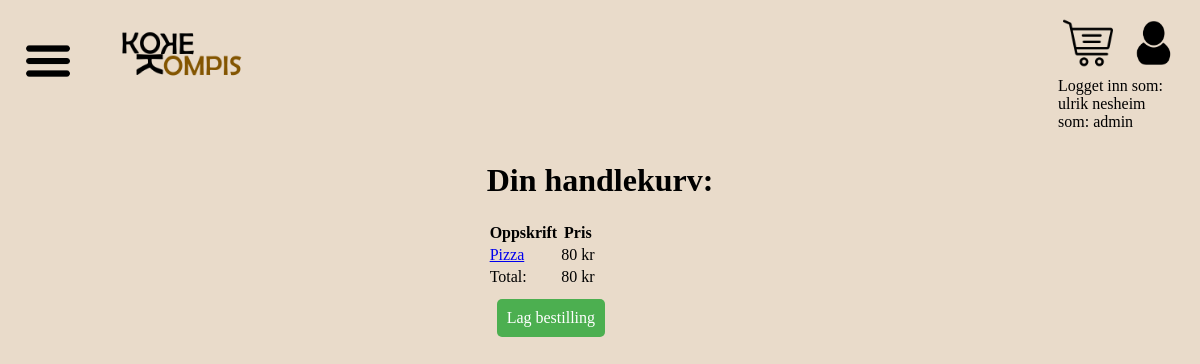
The app's page /handlekurv.php (signed in) with its own data.
### tables this page shows
CREATE TABLE `brukere` (
  `id` int(11) NOT NULL AUTO_INCREMENT,
  `brukernavn` varchar(45) NOT NULL,
  `passord` varchar(45) NOT NULL,
  `navn` varchar(80) NOT NULL,
  `epost` varchar(100) DEFAULT NULL,
  `telefon` varchar(45) DEFAULT NULL,
  `adresse` varchar(45) DEFAULT NULL,
  `postnummer` int(11) DEFAULT NULL,
  `poststed` varchar(45) DEFAULT NULL,
  `rolle_id` int(11) NOT NULL,
  PRIMARY KEY (`id`),
  KEY `rolle_id_idx` (`rolle_id`),
  CONSTRAINT `rolle_id_fk` FOREIGN KEY (`rolle_id`) REFERENCES `roller` (`id`) ON DELETE NO ACTION ON UPDATE NO ACTION
);

CREATE TABLE `roller` (
  `id` int(11) NOT NULL AUTO_INCREMENT,
  `rolle` enum('kunde','kokk','admin') NOT NULL,
  PRIMARY KEY (`id`)
);

CREATE TABLE `handlekurv` (
  `id` int(11) NOT NULL AUTO_INCREMENT,
  `bruker_id` int(11) NOT NULL,
  `oppskrift_id` int(11) NOT NULL,
  `pris_i_handlekurv` int(11) NOT NULL,
  PRIMARY KEY (`id`),
  KEY `bruker_id_fk_idx` (`bruker_id`),
  KEY `oppskrift_id_fk_idx` (`oppskrift_id`),
  CONSTRAINT `handlekurv_bruker_id_fk` FOREIGN KEY (`bruker_id`) REFERENCES `brukere` (`id`) ON DELETE NO ACTION ON UPDATE NO ACTION,
  CONSTRAINT `handlekurv_oppskrift_id_fk` FOREIGN KEY (`oppskrift_id`) REFERENCES `oppskrifter` (`id`) ON DELETE NO ACTION ON UPDATE NO ACTION
);

CREATE TABLE `oppskrifter` (
  `id` int(11) NOT NULL AUTO_INCREMENT,
  `tittel` varchar(45) NOT NULL,
  `bilde_url` varchar(45) DEFAULT NULL,
  `utgitt_dato` datetime NOT NULL,
  `vanskelighetsgrad` varchar(45) NOT NULL,
  `anbefalt_porsjoner` int(11) NOT NULL,
  `kategori_id` int(11) NOT NULL,
  `beregnet_tid` varchar(45) NOT NULL,
  `pris` decimal(10,2) NOT NULL DEFAULT 0.00,
  `fremgangsmåte` text DEFAULT NULL,
  PRIMARY KEY (`id`),
  KEY `fk_oppskrifter_kategori1_idx` (`kategori_id`),
  CONSTRAINT `fk_oppskrifter_kategori1` FOREIGN KEY (`kategori_id`) REFERENCES `kategori` (`id`) ON DELETE NO ACTION ON UPDATE NO ACTION
);

### handlekurv.php (the view, shortened to what this page needs)
<!DOCTYPE html>
<html lang="en">
<head>
    <link rel="stylesheet" href="css/style.css">
</head>
<body>
<header>
        <div>
            <div class="menu-container">
                <img class="img-icon menu-icon" src="images/icon-img/menu_icon.png" alt="menu icon">
            </div>
            <a href="index.php"><img class="logo" src="images/logo/kokekompis.png" alt="menu icon"></a>
        </div>
        <div class="space_between">
            <div>
                <a href="handlekurv.php"><img class="img-icon" src="images/icon-img/handlekurv.png"
                        alt="profile icon"></a>
                <a href="log_inn.php"><img class="img-icon" src="images/icon-img/profile_icon.png"
                        alt="profile icon"></a>
                <div class="user-info">
                    <?php
                    require_once "includes/dbh.inc.php";
                    require_once "includes/common.php";
                    if (isset($_SESSION['bruker_id'])) {
                        $bruker_id = show_userinfo($_SESSION['bruker_id']);
                        if ($bruker_id) {
                            echo $bruker_id;
                        } else {
                            echo "ukjent feil, fikk ikke svar fra show user info";
                        }
                    } else {
                        echo "Du er ikke logget inn";
                    }
                    ?>
                </div>
            </div>
        </div>
    </header>
    <div class="center">
        <div class="handlekurv">
            <table width='100%'>
                <?php
                require "includes/dbh.inc.php";
                if (isset($_SESSION['bruker_id'])) {
                $bruker_id = $_SESSION['bruker_id'];
            }
                $query = "SELECT handlekurv.pris_i_handlekurv, oppskrifter.id, oppskrifter.tittel
                FROM handlekurv
                INNER JOIN oppskrifter ON oppskrifter.id = handlekurv.oppskrift_id WHERE handlekurv.bruker_id = :bruker_id";
                $stmt = $pdo->prepare($query);
                $stmt->bindParam(":bruker_id", $bruker_id);
                $stmt->execute();
                $result = $stmt->fetchAll(PDO::FETCH_ASSOC);
                echo "<h1>Din handlekurv:</h1>";
                echo "<table>";
                echo "<tr>";
                echo "<th>Oppskrift</th>";
                echo "<th>Pris</th>";
                echo "</tr>";
                $total = 0;
                foreach ($result as $oppskrift) {
                    $pris = $oppskrift['pris_i_handlekurv'];
                    $oppskrift_id = $oppskrift['id'];
                    $oppskrift_tittel = $oppskrift['tittel'];
                    $total += $pris;
                    echo "<tr>";
                    echo "<td><a href='oppskrift_side.php?id=$oppskrift_id'>$oppskrift_tittel</a></td>";
                    echo "<td>$pris kr  </td>\n";
                    echo "</tr>";
                }
                echo "<tr>";
                echo "<td>Total:</td>";
                echo "<td>$total kr</td>";
                echo "</tr>";
                echo "</table>";
                echo "<a href='lag_bestilling_handler.php' class='button'>Lag bestilling</a>";
                ?>
        </div>
    </div>
</body>
</html>

### includes/common.php (shortened to what this page needs)
<?php
function getbrukerinfo($id)
{
    try {
        require "dbh.inc.php";
        $query = "SELECT brukere.brukernavn, brukere.navn, roller.rolle
              FROM brukere
              INNER JOIN roller ON brukere.rolle_id = roller.id
              WHERE brukere.id = :id";
        $stmt = $pdo->prepare($query);
        $stmt->bindParam(":id", $id);
        $stmt->execute();
        $result = $stmt->fetch(PDO::FETCH_ASSOC);
        if (empty($result)) {
            return (null);
        } else {
            $brukerinfo = array("brukernavn" => $result["brukernavn"],
            "rolle" => $result["rolle"],
            "navn" => $result["navn"]);
            return ($brukerinfo);
        }
    } catch (PDOException $e) {
        return (null);
    }
}
function show_userinfo ($id) {
    if (isset($id)) {
        $info = getbrukerinfo($id);
        return "<span>Logget inn som: <br> $info[navn] <br> som: $info[rolle]</span>";
    } else {
        return "Du er ikke logget inn";
    }
}
?>

### css/style.css (style rules this page uses)
body { background-color: rgb(233, 219, 202); }
header { display: flex; justify-content: space-between; margin: 5px; padding: 5px; }
.img-icon { width: 50px; height: 50px; margin: 5px; }
.logo { width: 150px; margin-left: 20px; }
.space_between { display: flex; justify-content: space-between; }
.menu-container { position: relative; display: inline-block; }
.center { display: flex; justify-content: center; }
.button { background-color: #4CAF50; color: white; padding: 10px; border: none; margin: 10px; text-align: center; text-decoration: none; display: inline-block; border-radius: 5px; font-size: 16px; margin-top: 10px; cursor: pointer; }

### records on screen
brukere: navn "ulrik nesheim", rolle.rolle "admin"
handlekurv: oppskrift.tittel "Pizza", pris_i_handlekurv "80"

### other values on screen
$total "80"
